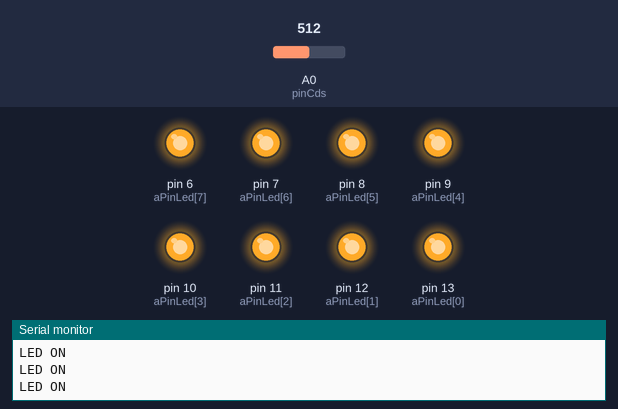
This sketch was run on a simulated Arduino Uno, built with avr-gcc and run on an emulated ATmega328P. On the bench: output pins drawn as LEDs (lit = HIGH), the last lines printed to the serial monitor. The inputs (shaded band) are chosen by the test bench; at power-on: A0 (pinCds) = 512. Pins used as bus, display or sensor lines are not drawn.

Above: at 1.3 s.
1.4 s: A0 (pinCds) set to 486
At 2.7 s:
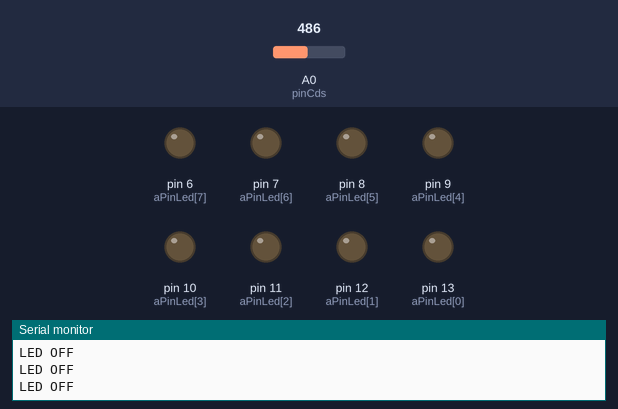
3.0 s: A0 (pinCds) set to 510
At 3.9 s:
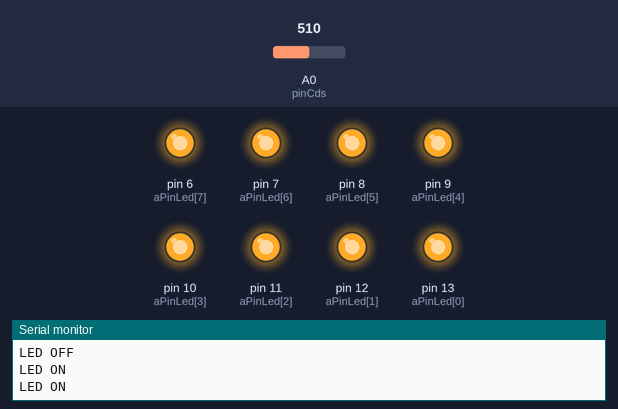
4.5 s: A0 (pinCds) set to 490
At 5.1 s:
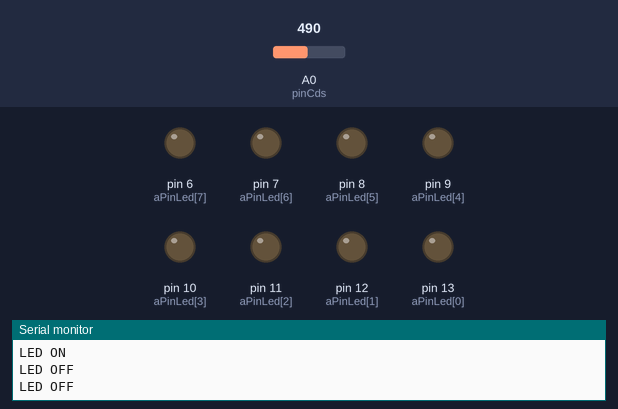
Timing chart, 0 to 7.5 s (numbered marks = the images above; inputs shaded):
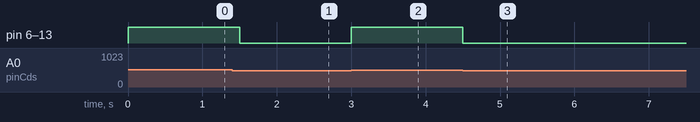

Measured:
- the behaviour switches between 501 and 500 on A0 (pinCds) (found by bisection; images 0 and 1)
- after the input at 1.4 s, pin 6 (aPinLed[7]), pin 7 (aPinLed[6]), pin 8 (aPinLed[5]), pin 9 (aPinLed[4]), pin 10 (aPinLed[3]), pin 11 (aPinLed[2]), pin 12 (aPinLed[1]), pin 13 (aPinLed[0]): HIGH → LOW after 0.10 s
- after the input at 3.0 s, pin 6 (aPinLed[7]), pin 7 (aPinLed[6]), pin 8 (aPinLed[5]), pin 9 (aPinLed[4]), pin 10 (aPinLed[3]), pin 11 (aPinLed[2]), pin 12 (aPinLed[1]), pin 13 (aPinLed[0]): LOW → HIGH at once
- after the input at 4.5 s, pin 6 (aPinLed[7]), pin 7 (aPinLed[6]), pin 8 (aPinLed[5]), pin 9 (aPinLed[4]), pin 10 (aPinLed[3]), pin 11 (aPinLed[2]), pin 12 (aPinLed[1]), pin 13 (aPinLed[0]): HIGH → LOW at once

The sketch:

_11_CDS_application.ino
```cpp
int aPinLed[8] = {13, 12, 11, 10, 9, 8, 7, 6};

int pinGnd = A2;
int pinVcc = A1;
int pinCds = A0;

void setup() {
  Serial.begin(115200);
  for(int i=0; i<8; i++)
  {
    pinMode(aPinLed[i], OUTPUT);
  }
  pinMode(pinGnd, OUTPUT);
  pinMode(pinVcc, OUTPUT);
  pinMode(pinCds, INPUT);
  digitalWrite(pinGnd, LOW);
  digitalWrite(pinVcc, HIGH);
}

void loop() {
  int i;
  int adcData = analogRead(pinCds);
  if(adcData > 500)
  {
    for(i=0; i<8; i++)
    {
      digitalWrite(aPinLed[i], HIGH);   // LED ON
    }
    Serial.println("LED ON");
  }
  else
  {
    for(i=0; i<8; i++)
    {
      digitalWrite(aPinLed[i], LOW);    // LED OFF
    }
    Serial.println("LED OFF");
  }
  delay(500);
}
```

Switch.cpp
```cpp
#include "Arduino.h"
#include "Switch.h"


/**
 * 스위치를 설정하는 함수 풀업 스위치에 지정한다.
 * @param pin 스위치에 연결된 핀 지정
 * @param led LED 에 연결된 핀 지정 기본값은 -1 이다.
*/
Switch::Switch(int8_t pin, int8_t led){
    _digitalPin = pin;
    _led = led;
    if(_led != -1) pinMode(_led, OUTPUT);
    pinMode(_digitalPin, INPUT);
}

void Switch::readSwitchChangeLed(int de)
{
    _buttonInput = digitalRead(_digitalPin);
    _button_curr_state = _buttonInput;
    if (_button_curr_state == HIGH && _button_prev_input == LOW && (millis()-_prevTime)>de){
        if(_led_state){
            _led_state = LOW;
        } else {
            _led_state = HIGH;
        }
        _prevTime = millis();
        digitalWrite(_led, _led_state);
    } else if (_button_curr_state == LOW && _button_prev_input == HIGH && (millis()-_prevTime)>de){
        _prevTime = millis();
    }
    _button_prev_input = _button_curr_state;
}

bool Switch::readSwitch(int de)
{
    _buttonInput = digitalRead(_digitalPin);
    _button_curr_state = _buttonInput;
    if (_button_curr_state == HIGH && _button_prev_input == LOW && (millis()-_prevTime)>de){
        _prevTime = millis();
        return true;
    } else if (_button_curr_state == LOW && _button_prev_input == HIGH && (millis()-_prevTime)>de){
        _prevTime = millis();
    }
    _button_prev_input = _button_curr_state;
    return false;
}

/**
 * DTC(delayed time check) 방법으로 스위치를 인식하는 함수
 * 어쩔 수 없이 전압의 변화가 있을 때 시간으로만 버튼을 인식
*/
bool Switch::readSwitchDTC(int de = 50)
{
if(digitalRead(_digitalPin)) {
    _prevTime = millis();
    // de ms High read
    if((_prevTime - _prevTime2) < de) {
      if(_flag == 0) {
        _flag = 1;
        return true;
      }
    }
    _prevTime2 = _prevTime;
  }
  else {
    // always Low
    if((millis() - _prevTime) > de) {
      if(_flag) {
        _flag = 0;
      }
    }
  }
  return false;
}
```

Switch.h
```cpp
#ifndef Switch_h
#define Switch_h
class Switch
{
  private:
    int _button_prev_input = LOW;
    int _button_curr_state = LOW;
    int _led_state = 0;
    int _digitalPin = NULL;
    int _buttonInput = 0;
    int _led = NULL;
    unsigned long _prevTime= 0;
    unsigned long _prevTime2= 0;
    bool _flag = false;

  public:
    Switch(int8_t pin, int8_t led = -1);
    void readSwitchChangeLed(int de = 50);
    bool readSwitch(int de = 50);
    bool readSwitchDTC(int de = 50);
};

#endif
```
